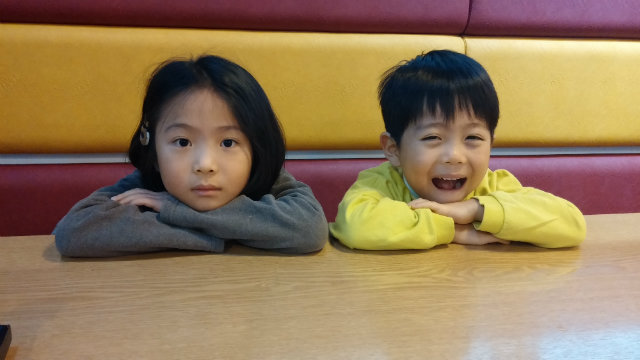
#> input picture children.jpg, 640 x 360 px, found by its file name
$ python 0503rotation.py
#> lines starting #> are read from the running program, lines starting #| are printed output that depends on the picture
import cv2
import numpy as np

img = cv2.imread('img/children.jpg')
#> img is the input picture: shape (360, 640, 3); mean B, G, R 87.7, 120.7, 145.5

height, width = img.shape[0:2]
#> height = 360; width = 640

d10 = 10 * np.pi / 180
m10 = np.float32([[np.cos(d10), -1 * np.sin(d10), 0], [np.sin(d10), np.cos(d10), 0]])
r10 = cv2.warpAffine(img, m10, (width, height))
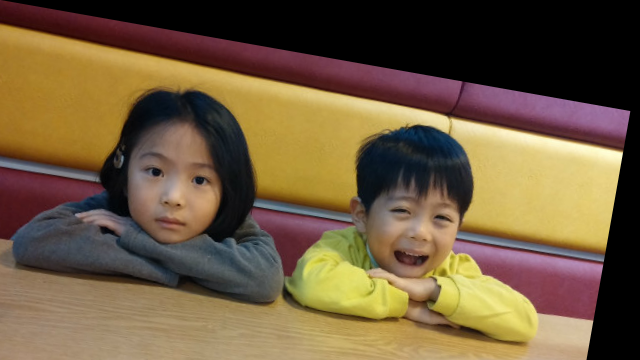
#> r10: shape (360, 640, 3); mean B, G, R 62.8, 91.4, 112.2
cv2.imshow('', img)
cv2.imshow('r10', r10)
cv2.waitKey(0)
cv2.destroyAllWindows()


d10 = 180 * np.pi / 180
m10 = np.float32([[np.cos(d10), -1 * np.sin(d10), width], [np.sin(d10), np.cos(d10), height]])
r10 = cv2.warpAffine(img, m10, (width, height))
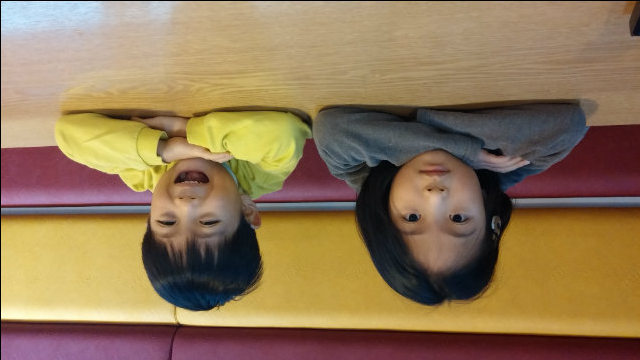
#> r10: shape (360, 640, 3); mean B, G, R 87.3, 120.4, 145
cv2.imshow('', img)
cv2.imshow('r10', r10)
cv2.waitKey(0)
cv2.destroyAllWindows()

$ run again, with abnormal.jpg copied over children.jpg
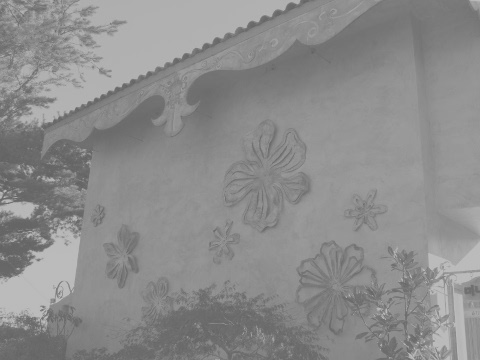
#> input picture abnormal.jpg, 480 x 360 px, found by its file name
#> img is the input picture: shape (360, 480, 3); min 96, max 194, mean 140.1
#> `r10 = cv2.warpAffine(img, m10, (width, height))`:
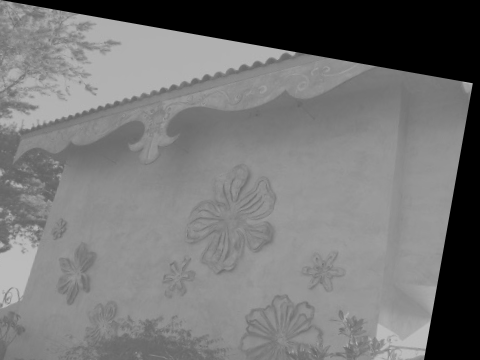
#> r10: shape (360, 480, 3); min 0, max 190, mean 117.8
#> `r10 = cv2.warpAffine(img, m10, (width, height))`:
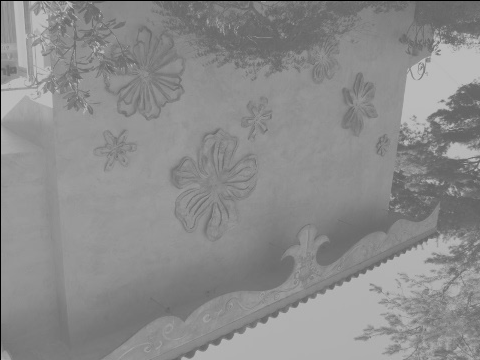
#> r10: shape (360, 480, 3); min 0, max 194, mean 139.4
